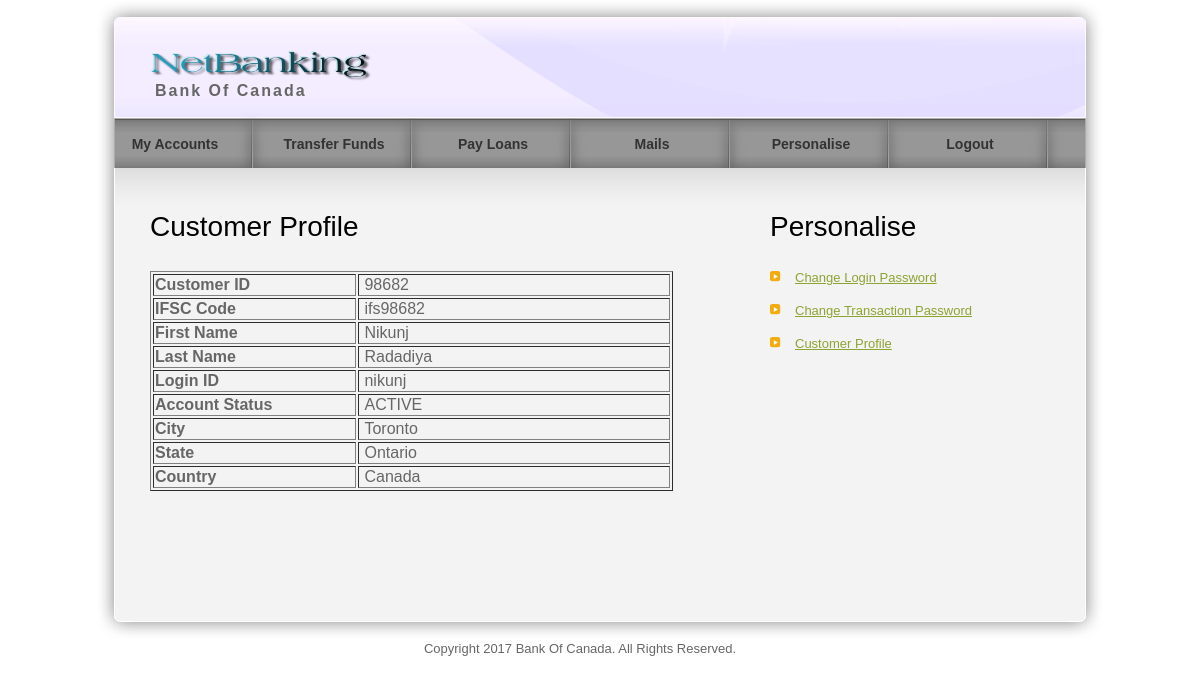
Screenshot of /custprofile.php (signed in) with the database file from the repository.
### tables this page shows
CREATE TABLE `customers` (
  `customerid` int(10) NOT NULL,
  `ifsccode` varchar(25) NOT NULL,
  `firstname` varchar(25) NOT NULL,
  `lastname` varchar(25) NOT NULL,
  `loginid` varchar(25) NOT NULL,
  `accpassword` varchar(50) NOT NULL,
  `transpassword` varchar(50) NOT NULL,
  `accstatus` varchar(25) NOT NULL,
  `city` varchar(25) NOT NULL,
  `state` varchar(25) NOT NULL,
  `country` varchar(25) NOT NULL,
  `accopendate` date NOT NULL,
  `lastlogin` datetime NOT NULL
);

### custprofile.php (the view, shortened to what this page needs)
<?php
include("header.php");
$result = mysql_query("select * from customers WHERE customerid='$_SESSION[customerid]'");
$rowrec = mysql_fetch_array($result);
?>
     <div id="templatemo_main"><span class="main_top"></span>
        <div id="templatemo_content">
        	<h2>Customer Profile</h2>
        	<form id="form1" name="form1" method="post" action="">
        	  <table width="523" border="1">
        	    <tr>
        	      <th width="199" scope="row" align="left">Customer ID</th>
        	      <td width="308">&nbsp;<?php echo $rowrec['customerid']; ?></td>
      	      </tr>
        	    <tr>
        	      <th scope="row" align="left">IFSC Code</th>
        	      <td>&nbsp;<?php echo $rowrec['ifsccode']; ?></td>
      	      </tr>
        	    <tr>
        	      <th scope="row" align="left">First Name</th>
        	      <td>&nbsp;<?php echo $rowrec['firstname']; ?></td>
      	      </tr>
        	    <tr>
        	      <th scope="row" align="left">Last Name</th>
        	      <td>&nbsp;<?php echo $rowrec['lastname']; ?></td>
      	      </tr>
        	    <tr>
        	      <th scope="row" align="left">Login ID</th>
        	      <td>&nbsp;<?php echo $rowrec['loginid']; ?></td>
      	      </tr>
        	    <tr>
        	      <th scope="row" align="left">Account Status</th>
        	      <td>&nbsp;<?php echo $rowrec['accstatus']; ?></td>
      	 </tr>
          	    <tr>
        	      <th scope="row" align="left">City</th>
        	      <td>&nbsp;<?php echo $rowrec['city']; ?></td>
      	      </tr>
        	    <tr>
        	      <th scope="row" align="left">State</th>
        	      <td>&nbsp;<?php echo $rowrec['state']; ?></td>
      	      </tr>
        	    <tr>
        	      <th scope="row" align="left">Country</th>
        	      <td>&nbsp;<?php echo $rowrec['country']; ?></td>
      	      </tr>
      	    </table>
   	      </form>
<div class="cleaner_h50"></div>
        </div>
            <div id="templatemo_sidebar">
              <?php
			include("custsidebar.php");
			?>
              <div class="cleaner_h40"></div>
                <h2>&nbsp;</h2>
</div>
     </div>
    <div id="templatemo_main_bottom"></div>
    <?php
include("footer.php");
?>

### templatemo_style.css (style rules this page uses)
body { margin: 0px; padding: 0px; color: #666; font-family: Helevetica,Arial,sans-serif; font-size: 13px; line-height:1.5em; background-color: #fff; background-repeat: repeat-x; }
h2 { font-size: 28px; font-weight: normal; line-height: 28px; margin: 0 0 30px 0; padding: 0; color: #000; }
.cleaner_h40 { clear: both; width:100%; height: 40px; }
.cleaner_h50 { clear: both; width:100%; height: 50px; }
#templatemo_main { position: relative; width: 900px; padding: 45px 55px; background: url(images/templatemo_content.png) repeat-y; }
#templatemo_main .main_top { position: absolute; top: 0; left: 20px; width: 970px; height: 45px; background: url(images/templatemo_content_top.png) no-repeat; }
#templatemo_main_bottom { width: 1010px; height: 40px; background: url(images/templatemo_content_bottom.png) no-repeat; }
#templatemo_content { float: left; width: 560px; }
#templatemo_sidebar { float: right; width: 280px; }

### rows the page displays
customers: customerid "98682", ifsccode "ifs98682", firstname "Nikunj", lastname "Radadiya", loginid "nikunj", accstatus "ACTIVE", city "Toronto", state "Ontario", country "Canada"
